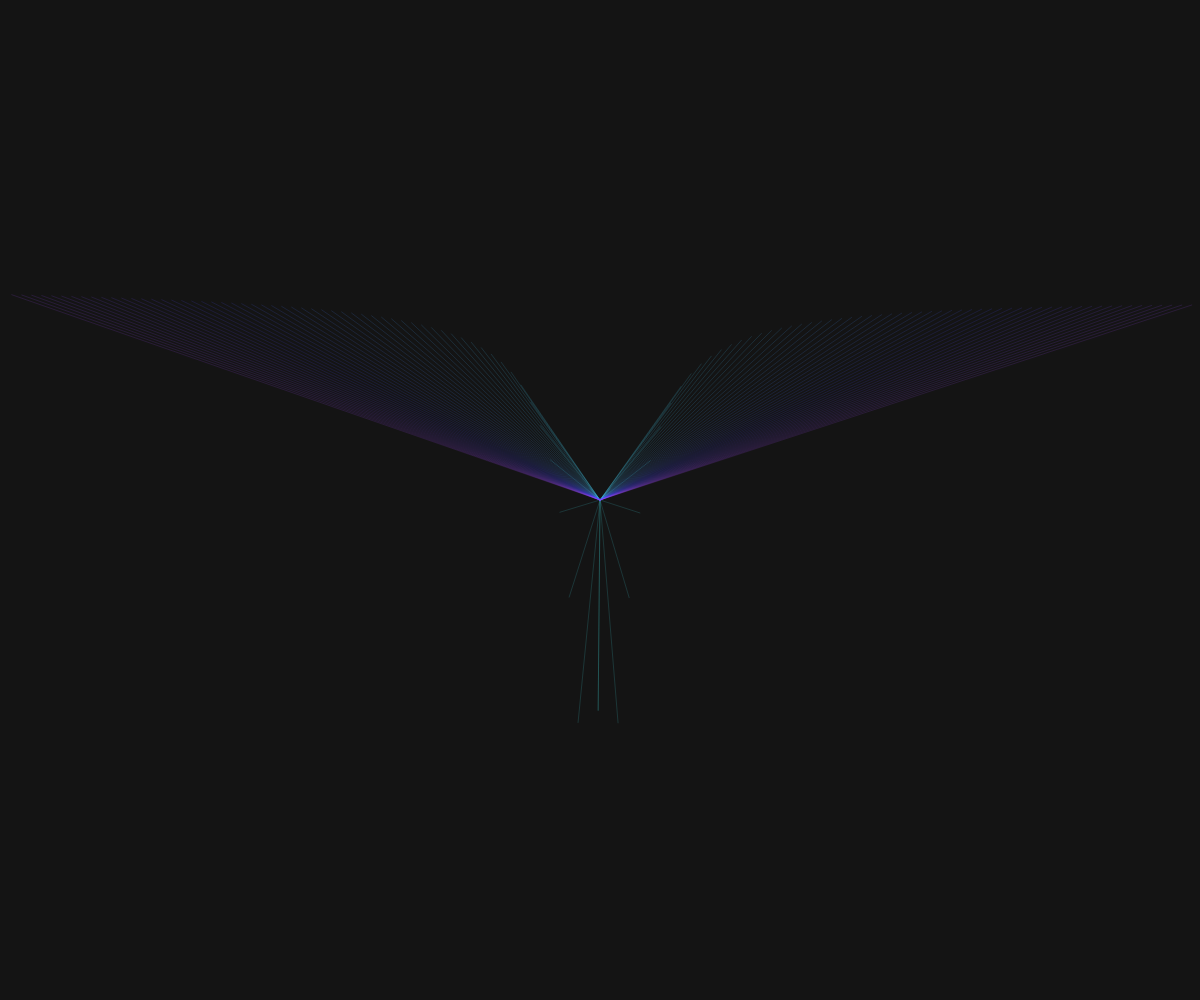
Frame 1 (no input)
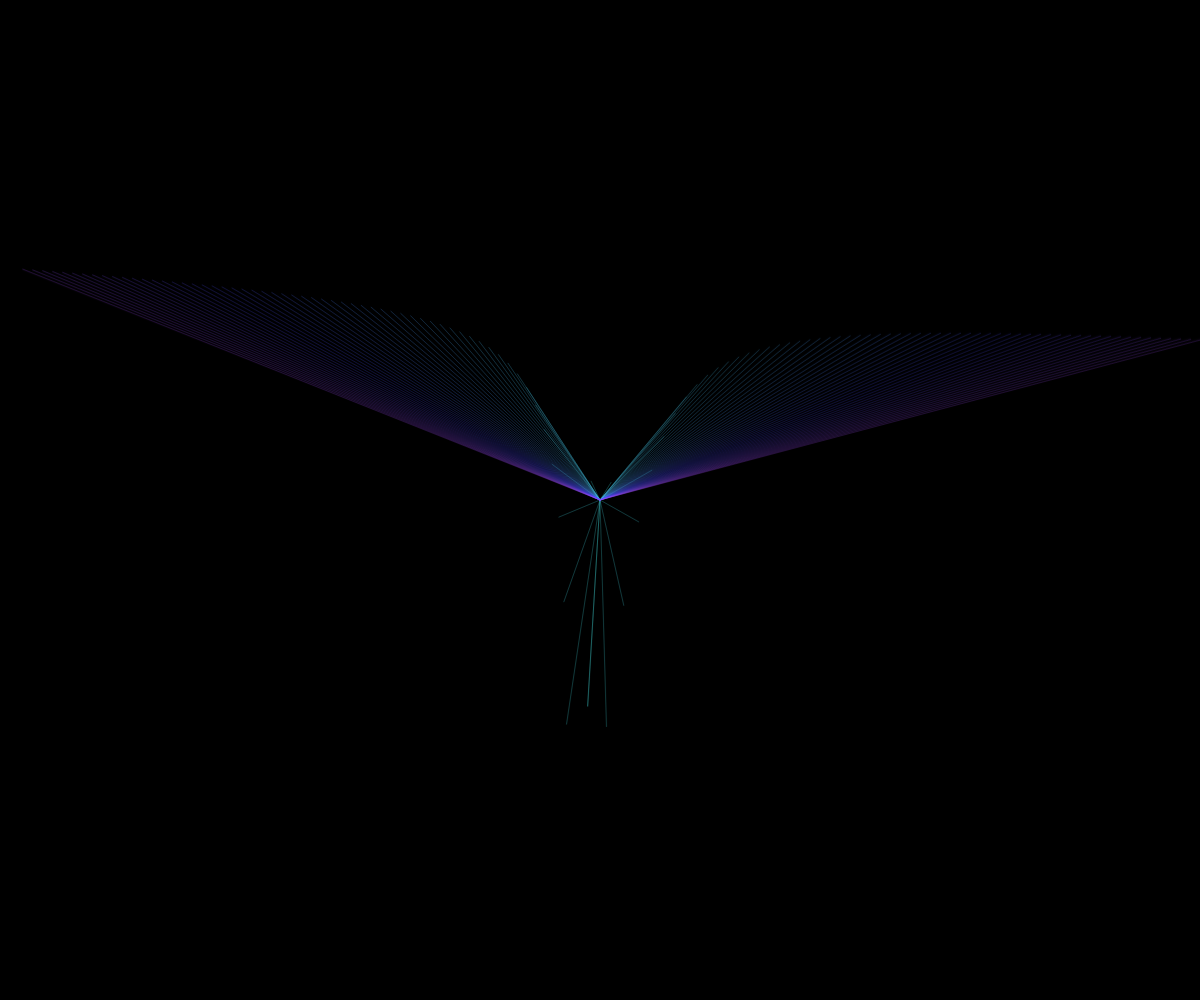
Frame 60 (no input)
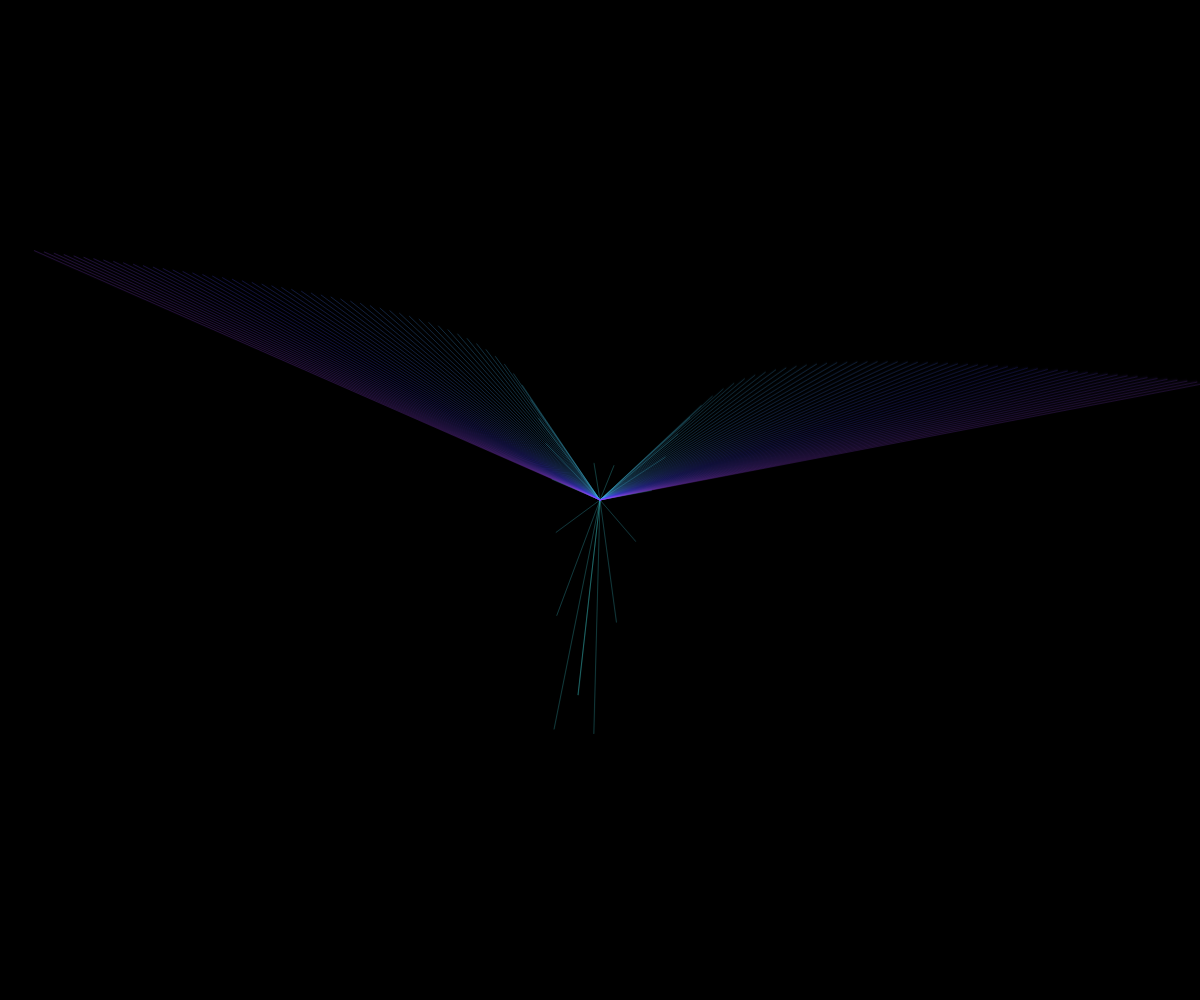
Frame 120 (the mouse pressed at the canvas centre since frame 60)

The p5.js sketch that drew these frames (run headless with seeded random() and noise() and a simulated clock; from frame 60 on, the mouse is pressed at the canvas centre):

// p5.js sketch
// ── sketch.js
var rotation = 1;
var dir = 0.1;
var step =10;

function setup(){
  createCanvas(window.innerWidth,window.innerHeight);
  background(51);
  colorMode(HSB,360,100,100,1);
  stroke(0,255,255);
  noFill();
  strokeWeight(0.5);
  
  
}



function draw(){
  fill(0,0,0,0.6);
  noStroke();
  rect(0,0,width,height);
  noFill();
  
  var x=0;

  push();
  translate(window.innerWidth/2,window.height/2);
  rotate(radians(rotation/2))
  //beginShape(TRIANGLES);
  while (x < width/2) {
    var y = sin(atan(x,0)*42+cos(radians(rotation*2)))*height/4;
    
stroke(180+x/width/2*360,70,100,0.3);
    //line(x,y, x, y+step*70 );
    line(-x,y,0, 0);
    line(x,y,0,0);
   


    x+=step;
  }
  //endShape();
  pop();
  rotation+=dir;
  if((rotation%360)==0 || rotation < 0){
    background(0);
    dir*=-1;

  }



}
